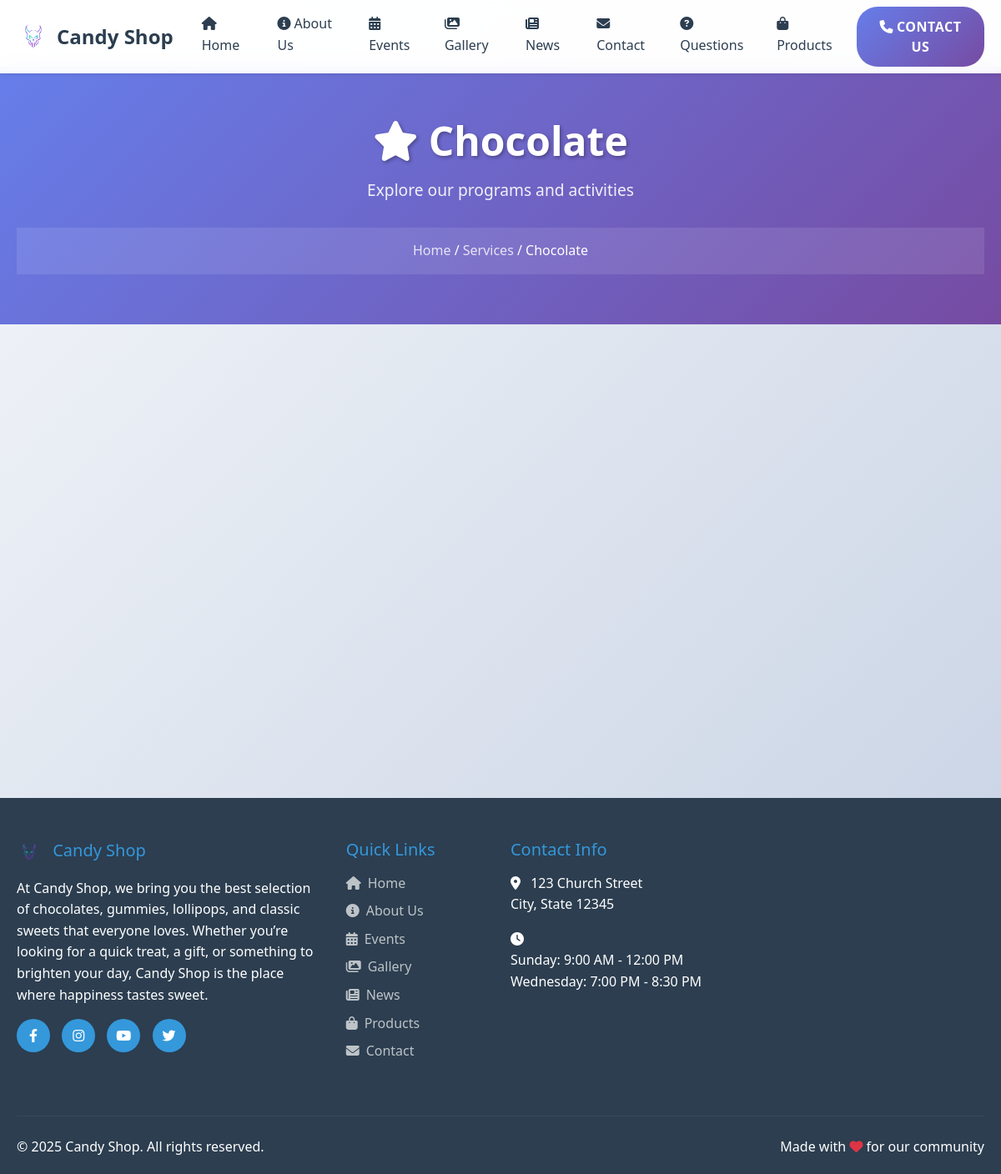
/ClassPage.php?id=2&title=Chocolate, run on the app's committed database.
### tables this page shows
CREATE TABLE `general_elements` (
  `id` int(11) NOT NULL,
  `ClientID` int(11) NOT NULL,
  `client_name` varchar(255) NOT NULL,
  `phone` varchar(12) NOT NULL,
  `facebook` varchar(255) DEFAULT NULL,
  `icon` varchar(3000) NOT NULL,
  `background_img1` varchar(255) DEFAULT NULL,
  `background_img2` varchar(255) DEFAULT NULL,
  `background_img3` varchar(255) DEFAULT NULL,
  `description` text DEFAULT NULL,
  `title_page2` varchar(255) DEFAULT NULL,
  `title_page3` varchar(255) DEFAULT NULL
);

### ClassPage.php (the view, shortened to what this page needs)
<?php
require('connect.php');
$title  = $conn->real_escape_string($_GET['title']);
?>
<!DOCTYPE html>
<html lang="en">
<?php require('components/head.inc.php'); ?>
<?php include('components/navbar.inc.php'); ?>
<body>
    <a href="index.php" class="back-button">
    </a>
    <div class="page-header">
        <div class="container">
            <h1><i class="fas fa-star"></i> <?= htmlspecialchars($title) ?></h1>
            <p>Explore our programs and activities</p>
            <div class="breadcrumb-nav">
                <a href="index.php">Home</a> /
                <a href="index.php#services">Services</a> /
                <span><?= htmlspecialchars($title) ?></span>
            </div>
        </div>
    </div>
    <div class="container">
        <div id="content-container">
        </div>
    </div>
    <?php require('components/footer.inc.php'); ?>
</body>
</html>

### components/navbar.inc.php (shortened to what this page needs)
<?php
$current_page = basename($_SERVER['PHP_SELF'], '.php');
?>
<nav class="navbar navbar-expand-lg navbar-light bg-white shadow-sm fixed-top">
    <div class="container">
        <a class="navbar-brand d-flex align-items-center" href="index.php">
            <?php if(isset($general_data['icon']) && !empty($general_data['icon'])): ?>
                <img src="church/uploads/<?php echo htmlspecialchars($general_data['icon']); ?>" alt="Logo" height="40" class="me-2">
            <?php else: ?>
                <i class="fas fa-church me-2 text-primary"></i>
            <?php endif; ?>
            <?php echo isset($general_data['client_name']) ? htmlspecialchars($general_data['client_name']) : 'Church'; ?>
        </a>
        <div class="collapse navbar-collapse" id="navbarNav">
            <ul class="navbar-nav ms-auto">
                <li class="nav-item">
                    <a class="nav-link <?php echo ($current_page == 'index') ? 'active fw-bold' : ''; ?>" href="index.php">
                        <i class="fas fa-home me-1"></i>Home
                    </a>
                </li>
                <?php if(!empty($navbar_items)): ?>
                    <?php foreach($navbar_items as $item): ?>
                        <?php
                        $page_name = strtolower(str_replace(' ', '', $item['page_name']));
                        $is_active = false;
                        if($current_page == $page_name ||
                           ($current_page == 'about' && $page_name == 'aboutus') ||
                           ($current_page == 'gallery' && $page_name == 'photogallery') ||
                           ($current_page == 'news' && $page_name == 'news') ||
                           ($current_page == 'contact' && $page_name == 'contactus') ||
                           ($current_page == 'questions' && $page_name == 'questions') ||
                           ($current_page == 'events' && $page_name == 'events') ||
                           ($current_page == 'products' && $page_name == 'products')) {
                            $is_active = true;
                        }
                        ?>
                        <li class="nav-item">
                            <a class="nav-link <?php echo $is_active ? 'active fw-bold' : ''; ?>" href="<?php echo htmlspecialchars($item['page_link']); ?>">
                                <?php
                                $icon = 'fas fa-file-alt';
                                if(strpos(strtolower($item['page_name']), 'about') !== false) $icon = 'fas fa-info-circle';
                                elseif(strpos(strtolower($item['page_name']), 'gallery') !== false) $icon = 'fas fa-images';
                                elseif(strpos(strtolower($item['page_name']), 'news') !== false) $icon = 'fas fa-newspaper';
                                elseif(strpos(strtolower($item['page_name']), 'contact') !== false) $icon = 'fas fa-envelope';
                                elseif(strpos(strtolower($item['page_name']), 'service') !== false) $icon = 'fas fa-hands-praying';
                                elseif(strpos(strtolower($item['page_name']), 'question') !== false) $icon = 'fas fa-question-circle';
                                elseif(strpos(strtolower($item['page_name']), 'event') !== false) $icon = 'fas fa-calendar-alt';
                                elseif(strpos(strtolower($item['page_name']), 'product') !== false) $icon = 'fas fa-shopping-bag';
                                ?>
                                <i class="<?php echo $icon; ?> me-1"></i><?php echo htmlspecialchars($item['page_name']); ?>
                            </a>
                        </li>
                    <?php endforeach; ?>
                <?php else: ?>
                    <li class="nav-item">
                        <a class="nav-link <?php echo ($current_page == 'about') ? 'active fw-bold' : ''; ?>" href="about.php">
                            <i class="fas fa-info-circle me-1"></i>About Us
                        </a>
                    </li>
                    <li class="nav-item">
                        <a class="nav-link <?php echo ($current_page == 'events') ? 'active fw-bold' : ''; ?>" href="events.php">
                            <i class="fas fa-calendar-alt me-1"></i>Events
                        </a>
                    </li>
                    <li class="nav-item">
                        <a class="nav-link <?php echo ($current_page == 'gallery') ? 'active fw-bold' : ''; ?>" href="gallery.php">
                            <i class="fas fa-images me-1"></i>Gallery
                        </a>
                    </li>
                    <li class="nav-item">
                        <a class="nav-link <?php echo ($current_page == 'news') ? 'active fw-bold' : ''; ?>" href="news.php">
                            <i class="fas fa-newspaper me-1"></i>News
                        </a>
                    </li>
                    <li class="nav-item">
                        <a class="nav-link <?php echo ($current_page == 'contact') ? 'active fw-bold' : ''; ?>" href="contact.php">
                            <i class="fas fa-envelope me-1"></i>Contact
                        </a>
                    </li>
                    <li class="nav-item">
                        <a class="nav-link <?php echo ($current_page == 'questions') ? 'active fw-bold' : ''; ?>" href="questions.php">
                            <i class="fas fa-question-circle me-1"></i>Questions
                        </a>
                    </li>
                    <li class="nav-item">
                        <a class="nav-link <?php echo ($current_page == 'products') ? 'active fw-bold' : ''; ?>" href="products.php">
                            <i class="fas fa-shopping-bag me-1"></i>Products
                        </a>
                    </li>
                <?php endif; ?>
                <li class="nav-item ms-2">
                    <a class="btn btn-primary" href="contact.php">
                        <i class="fas fa-phone me-1"></i>Contact Us
                    </a>
                </li>
            </ul>
        </div>
    </div>
</nav>

### components/footer.inc.php (shortened to what this page needs)
<footer class="footer">
    <div class="container">
        <div class="row">
            <div class="col-lg-4 col-md-6 mb-4">
                <h5>
                    <?php if(isset($general_data['icon']) && !empty($general_data['icon'])): ?>
                        <img src="church/uploads/<?php echo htmlspecialchars($general_data['icon']); ?>" alt="Logo" height="30" class="me-2">
                    <?php else: ?>
                        <i class="fas fa-church me-2"></i>
                    <?php endif; ?>
                    <?php echo isset($general_data['client_name']) ? htmlspecialchars($general_data['client_name']) : 'Church'; ?>
                </h5>
                <p class="mb-3">
                    <?php echo isset($general_data['description']) ? htmlspecialchars($general_data['description']) : 'Welcome to our church community. We are dedicated to serving God and our community with love, faith, and compassion.'; ?>
                </p>
                <div class="social-links">
                    <?php if(isset($general_data['facebook']) && !empty($general_data['facebook'])): ?>
                        <a href="<?php echo htmlspecialchars($general_data['facebook']); ?>" target="_blank" title="Facebook">
                            <i class="fab fa-facebook-f"></i>
                        </a>
                    <?php endif; ?>
                    <a href="#" title="Instagram">
                        <i class="fab fa-instagram"></i>
                    </a>
                    <a href="#" title="YouTube">
                        <i class="fab fa-youtube"></i>
                    </a>
                    <a href="#" title="Twitter">
                        <i class="fab fa-twitter"></i>
                    </a>
                </div>
            </div>
            <div class="col-lg-2 col-md-6 mb-4">
                <h5>Quick Links</h5>
                <ul class="list-unstyled">
                    <li class="mb-2">
                        <a href="index.php">
                            <i class="fas fa-home me-2"></i>Home
                        </a>
                    </li>
                    <li class="mb-2">
                        <a href="about.php">
                            <i class="fas fa-info-circle me-2"></i>About Us
                        </a>
                    </li>
                    <li class="mb-2">
                        <a href="events.php">
                            <i class="fas fa-calendar-alt me-2"></i>Events
                        </a>
                    </li>
                    <li class="mb-2">
                        <a href="gallery.php">
                            <i class="fas fa-images me-2"></i>Gallery
                        </a>
                    </li>
                    <li class="mb-2">
                        <a href="news.php">
                            <i class="fas fa-newspaper me-2"></i>News
                        </a>
                    </li>
                    <li class="mb-2">
                        <a href="products.php">
                            <i class="fas fa-shopping-bag me-2"></i>Products
                        </a>
                    </li>
                    <li class="mb-2">
                        <a href="contact.php">
                            <i class="fas fa-envelope me-2"></i>Contact
                        </a>
                    </li>
                </ul>
            </div>
            <div class="col-lg-3 col-md-6 mb-4">
                <h5>Contact Info</h5>
                <div class="contact-info">
                    <div class="mb-3">
                        <i class="fas fa-map-marker-alt me-2"></i>
                        <span>123 Church Street<br>City, State 12345</span>
                    </div>
                    <div class="mb-3">
                        <i class="fas fa-clock me-2"></i>
                        <div>
                            <div>Sunday: 9:00 AM - 12:00 PM</div>
                            <div>Wednesday: 7:00 PM - 8:30 PM</div>
                        </div>
                    </div>
                </div>
            </div>
        </div>
        <hr class="my-4" style="border-color: rgba(255,255,255,0.2);">
        <div class="row align-items-center">
            <div class="col-md-6">
                <p class="mb-0">
                    &copy; <?php echo date('Y'); ?> <?php echo isset($general_data['client_name']) ? htmlspecialchars($general_data['client_name']) : 'Church'; ?>. All rights reserved.
                </p>
            </div>
            <div class="col-md-6 text-md-end">
                <p class="mb-0">
                    Made with <i class="fas fa-heart text-danger"></i> for our community
                </p>
            </div>
        </div>
    </div>
</footer>
</body>
</html>

### components/head.inc.php (style rules this page uses)
:root { --primary-color: #2c3e50; --secondary-color: #3498db; --accent-color: #e74c3c; --text-dark: #2c3e50; --text-light: #7f8c8d; --bg-light: #f8f9fa; --bg-white: #ffffff; }
* { margin: 0; padding: 0; box-sizing: border-box; }
body { font-family: 'Poppins', sans-serif; line-height: 1.6; color: var(--text-dark); background-color: var(--bg-white); }
.navbar-brand { font-weight: 700; font-size: 1.5rem; color: var(--primary-color) !important; }
.navbar-nav .nav-link { font-weight: 500; color: var(--text-dark) !important; transition: color 0.3s ease; margin: 0 10px; }
.btn-primary { background-color: var(--secondary-color); border-color: var(--secondary-color); border-radius: 25px; padding: 10px 25px; font-weight: 500; transition: all 0.3s ease; }
.footer { background-color: var(--primary-color); color: white; padding: 50px 0 20px; }
.footer h5 { color: var(--secondary-color); margin-bottom: 1rem; }
.footer a { color: #bdc3c7; text-decoration: none; transition: color 0.3s ease; }
.social-links a { display: inline-block; width: 40px; height: 40px; background-color: var(--secondary-color); color: white; text-align: center; line-height: 40px; border-radius: 50%; margin-right: 10px; transition: all 0.3s ease; }
.page-header { background: linear-gradient(135deg, var(--primary-color) 0%, var(--secondary-color) 100%); color: white; padding: 80px 0; text-align: center; }
.page-header h1 { font-size: 3rem; font-weight: 700; margin-bottom: 1rem; }
.page-header p { font-size: 1.2rem; opacity: 0.9; }

### ClassPage.php (style rules this page uses)
body { font-family: 'Segoe UI', Tahoma, Geneva, Verdana, sans-serif; margin: 0; padding: 0; background: linear-gradient(135deg, #f5f7fa 0%, #c3cfe2 100%); min-height: 100vh; }
.page-header { background: linear-gradient(135deg, #667eea 0%, #764ba2 100%); color: #fff; padding: 60px 0; text-align: center; margin-bottom: 50px; }
.page-header h1 { font-size: 3rem; font-weight: 700; margin: 0; text-shadow: 2px 2px 4px rgba(0,0,0,0.3); }
.page-header p { font-size: 1.2rem; margin: 15px 0 0; opacity: 0.9; }
.breadcrumb-nav { background: rgba(255,255,255,0.1); padding: 15px 0; margin-top: 30px; }
.breadcrumb-nav a { color: #fff; text-decoration: none; opacity: 0.8; transition: opacity 0.3s ease; }
.container { max-width: 1200px; margin: 0 auto; padding: 0 20px; }
#content-container { display: grid; grid-template-columns: repeat(auto-fit, minmax(350px, 1fr)); gap: 30px; padding: 20px 0 60px; }
.btn { background: linear-gradient(135deg, #667eea 0%, #764ba2 100%); border: none; padding: 12px 25px; border-radius: 25px; font-weight: 600; text-transform: uppercase; letter-spacing: 0.5px; transition: all 0.3s ease; text-decoration: none; display: inline-block; text-align: center; }
.back-button { position: fixed; top: 20px; left: 20px; background: rgba(255,255,255,0.9); color: #667eea; border: none; padding: 12px 20px; border-radius: 25px; font-weight: 600; text-decoration: none; box-shadow: 0 5px 15px rgba(0,0,0,0.1); transition: all 0.3s ease; z-index: 1000; }

### components/navbar.inc.php (style rules this page uses)
body { padding-top: 80px; }
.navbar { backdrop-filter: blur(10px); background-color: rgba(255, 255, 255, 0.95) !important; }

### data on the page
general_elements: icon (picture), client_name "Candy Shop", description "At Candy Shop, we bring you the best selection of chocolates, gummies, lollipops, and classic sweets that everyone loves. Whether you’re looking for a quick treat, a gift, or something to brighten your day, Candy Shop is the place where happiness tastes sweet."

### other printed values
$title "Chocolate"
